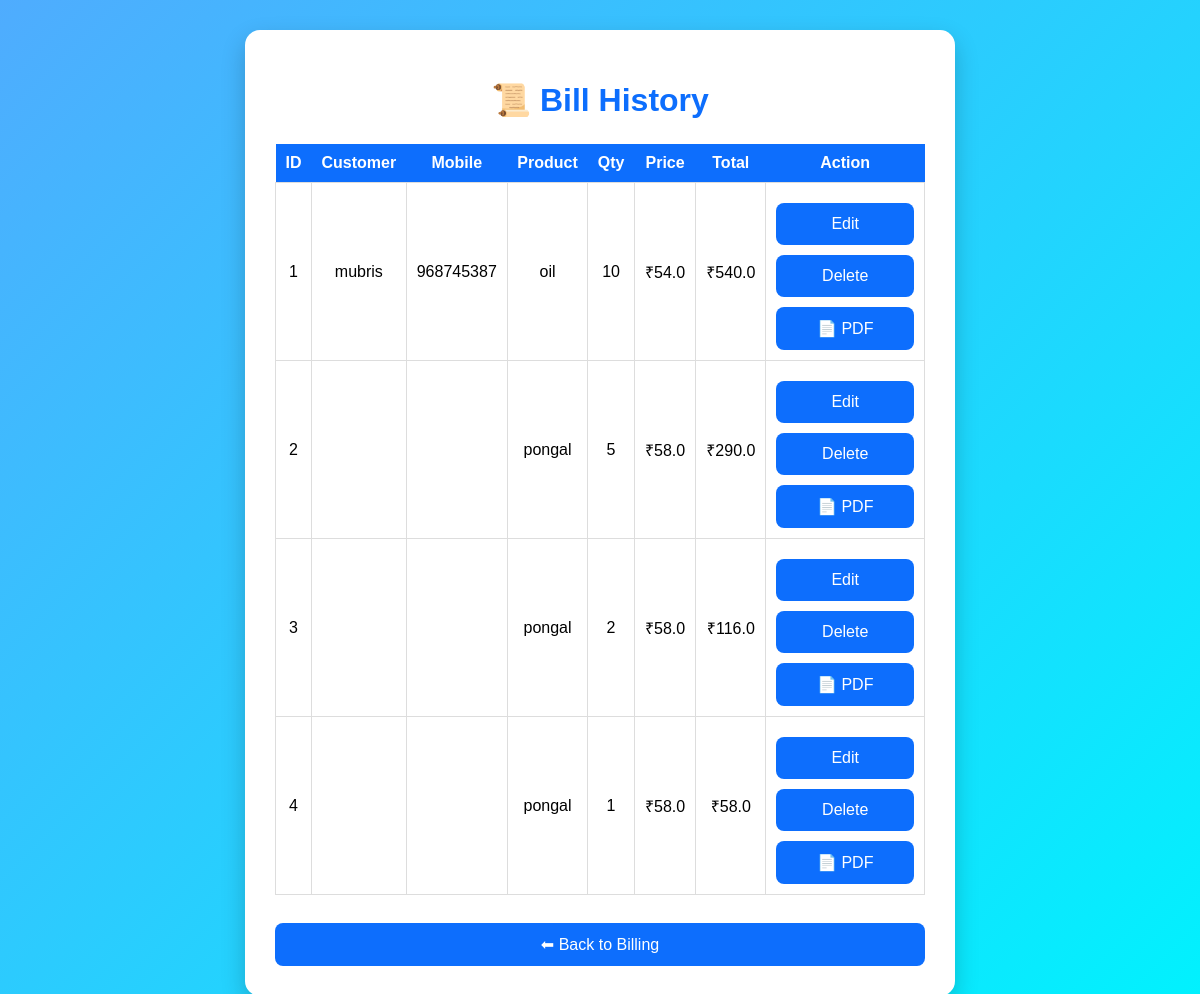
Before: /history with the older database file.
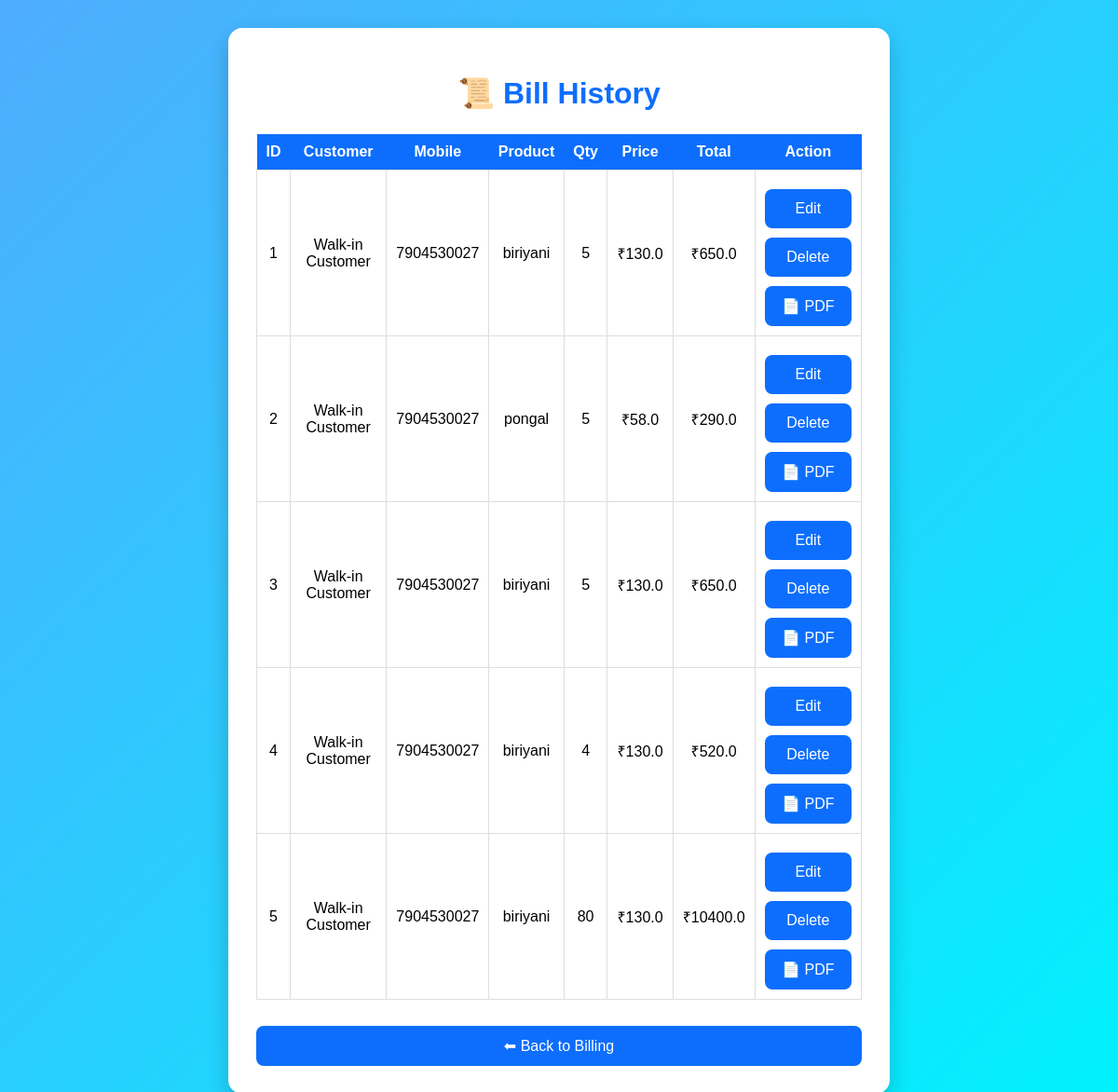
After: the same page with the newer database file.
### app.py (models this page shows)
class Bill(db.Model):
    id = db.Column(db.Integer, primary_key=True)
    customer_name = db.Column(db.String(100))
    mobile = db.Column(db.String(20))
    product = db.Column(db.String(100))
    quantity = db.Column(db.Integer)
    price = db.Column(db.Float)
    total = db.Column(db.Float)

### app.py (the view)
@app.route("/history")
def history():
    bills = Bill.query.all()
    return render_template("history.html", bills=bills)

### templates/history.html (shortened to what this page needs)
<!DOCTYPE html>
<html>
<head>
    <link rel="stylesheet" href="{{ url_for('static', filename='style.css') }}">
</head>
<body>
<div class="container">
<h1>📜 Bill History</h1>
<table>
    <tr>
        <th>ID</th>
        <th>Customer</th>
        <th>Mobile</th>
        <th>Product</th>
        <th>Qty</th>
        <th>Price</th>
        <th>Total</th>
        <th>Action</th>
    </tr>
    {% for bill in bills %}
    <tr>
        <td>{{ bill.id }}</td>
        <td>{{ bill.customer_name }}</td>
        <td>{{ bill.mobile }}</td>
        <td>{{ bill.product }}</td>
        <td>{{ bill.quantity }}</td>
        <td>₹{{ bill.price }}</td>
        <td>₹{{ bill.total }}</td>
       <td>
    <a href="/edit/{{ bill.id }}">
        <button>Edit</button>
    </a>
    <a href="/delete/{{ bill.id }}"
       onclick="return confirm('Delete this bill?')">
        <button>Delete</button>
    </a>
    <a href="/download_bill/{{ bill.id }}">
        <button>📄 PDF</button>
    </a>
</td>
    </tr>
    {% endfor %}
</table>
<br>
<a href="/">
    <button type="button">⬅ Back to Billing</button>
</a>
</div>
</body>
</html>

### static/style.css (style rules this page uses)
body { font-family: Arial, sans-serif; background: linear-gradient(135deg, #4facfe, #00f2fe); margin: 0; padding: 30px; }
.container { max-width: 650px; margin: auto; background: #ffffff; padding: 30px; border-radius: 15px; box-shadow: 0 10px 25px rgba(0,0,0,0.2); }
h1 { text-align: center; color: #0d6efd; margin-bottom: 25px; }
button { width: 100%; padding: 12px; margin-top: 10px; background: #0d6efd; color: white; border: none; border-radius: 8px; font-size: 16px; cursor: pointer; transition: 0.3s; }
table { width: 100%; border-collapse: collapse; margin-top: 20px; }
table th { background: #0d6efd; color: white; padding: 10px; }
table td { padding: 10px; border: 1px solid #ddd; text-align: center; }

Changed rows visible on the page:
changed Bill id 1: customer_name "mubris" → "Walk-in Customer"; mobile "968745387" → "7904530027"; product "oil" → "biriyani"; quantity "10" → "5"; price "54.0" → "130.0"; total "540.0" → "650.0"
changed Bill "pongal": customer_name (not shown) → "Walk-in Customer"; mobile (not shown) → "7904530027"
changed Bill id 3: customer_name (not shown) → "Walk-in Customer"; mobile (not shown) → "7904530027"; product "pongal" → "biriyani"; quantity "2" → "5"; price "58.0" → "130.0"; total "116.0" → "650.0"
changed Bill id 4: customer_name (not shown) → "Walk-in Customer"; mobile (not shown) → "7904530027"; product "pongal" → "biriyani"; quantity "1" → "4"; price "58.0" → "130.0"; total "58.0" → "520.0"
added Bill: id "5", customer_name "Walk-in Customer", mobile "7904530027", product "biriyani", quantity "80", price "130.0", total "10400.0"
